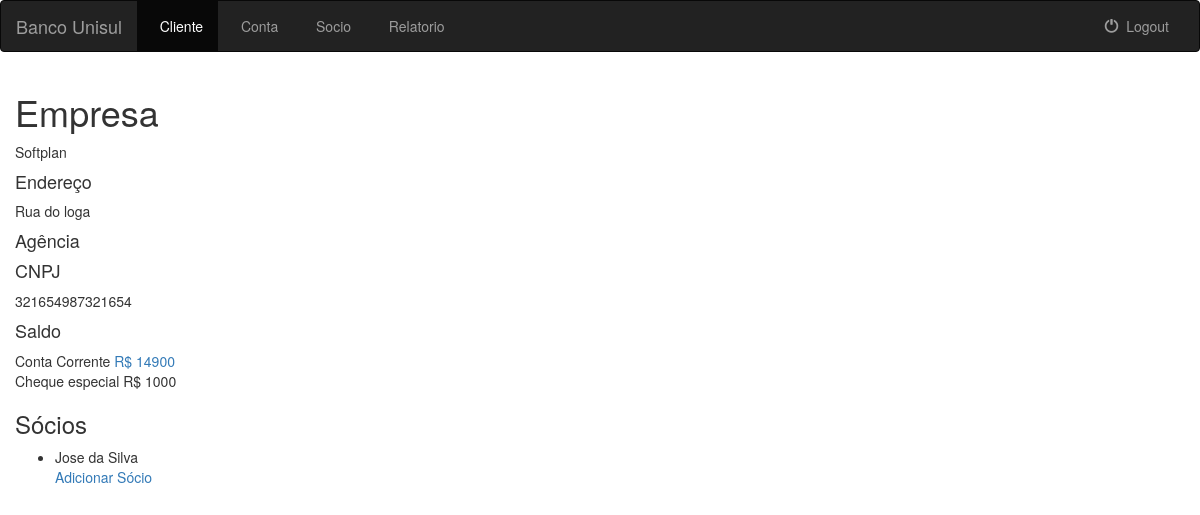
/detalhepj/2/ (signed in), run on the app's committed database.
### banco_unisul/models.py (models this page shows, shortened)
class Cliente(models.Model):
    nome = models.CharField(max_length=200)
    endereco = models.CharField(max_length=200)
    class META:
        abstract = True

class ClientePJ(Cliente):
    CNPJ = models.CharField(max_length=30, unique=True)

class Conta(models.Model):
    TIPO_CONTA = (
        (1, 'ContaCorrente'),
        (2, 'ContaPoupanca'),
    )
    agencia = models.ForeignKey(Agencia, on_delete=models.CASCADE)
    cliente = models.ForeignKey(Cliente, on_delete=models.CASCADE)
    tpconta = models.IntegerField("Tipo da Conta", choices=TIPO_CONTA)
    saldo = models.IntegerField()
    chespecial = models.IntegerField("Limite cheque especial")
    flespecial = models.BooleanField("Utiliza cheque especial")
    class META:
        unique_together = (("cliente", "tpconta"),)

class Socio(models.Model):
    cliente = models.ForeignKey(ClientePF, on_delete=models.CASCADE)
    empresa = models.ForeignKey(ClientePJ, on_delete=models.CASCADE)
    class Meta:
        unique_together = (('cliente', 'empresa'),)

### banco_unisul/views.py (the view)
# urls.py: url(r'^detalhepj/(?P<pk>[0-9]+)/$', views.DetalhepjView.as_view(), name='detalhepj'),
class DetalhepjView(LoginRequiredMixin, generic.DetailView):
    model = Cliente
    template_name = 'banco_unisul/detalhepj.html'
    def get_context_data(self, **kwargs):
        context = super(DetalhepjView, self).get_context_data(**kwargs)
        context['CNPJ'] = ClientePJ.objects.all().filter(id=self.kwargs['pk']).get().CNPJ
        context['socios'] = Socio.objects.all().filter(empresa=self.kwargs['pk'])
        return context

### templates/banco_unisul/detalhepj.html (shortened to what this page needs)
{% extends 'banco_unisul/baseinterno.html' %}
{% block cad_cliente %}active{% endblock %}
{% block body %}
    <div class="col-sm-12" xmlns="http://www.w3.org/1999/html">
        <h1>Empresa</h1>
        {{ cliente.nome }}
        <h4>Endereço</h4>
        {{ cliente.endereco }}
        <h4>Agência</h4>
        <h4>CNPJ</h4>
        {{ CNPJ }}
        {% if cliente.conta_set.all %}
            {% for conta in cliente.conta_set.all %}
                <h4>Saldo</h4>
                {% if conta.tpconta == 1 %}Conta Corrente{% endif %}{% if conta.tpconta == 2 %}Conta Poupanca{% endif %}
                <a href="{% url 'banco_unisul:detalheconta' conta.id %}"> R$ {{ conta.saldo }}</a><br>
                {% if conta.tpconta == 1 and conta.flespecial %}Cheque especial R$ {{ conta.chespecial }}<br>{% endif %}
            {% endfor %}
        {% else %}
            <a href="{% url 'banco_unisul:conta-add' cliente.id %}"><span aria-hidden="true"></span>Criar Conta</a>
        {% endif %}
        {% if socios %}
            <h3>Sócios</h3>
            <ul>
            {% for socio in socios %}
                <li>{{ socio.cliente.nome }}</li>
            {% endfor %}
            <a href="{% url 'banco_unisul:empresa_socio' cliente.id %}">Adicionar Sócio</a>
            </ul>
        {% else %}
            <p>
                Esta empresa não possui sócios
            </p>
            <a href="{% url 'banco_unisul:empresa_socio' cliente.id %}">Adicionar Sócio</a>
        {% endif %}
    </div>
{% endblock %}

### data on the page
Cliente: nome "Softplan", endereco "Rua do loga"
ClientePJ: CNPJ "321654987321654"
Conta: tpconta "Conta Corrente", saldo "14900", chespecial "1000"
Socio: cliente.nome "Jose da Silva"
